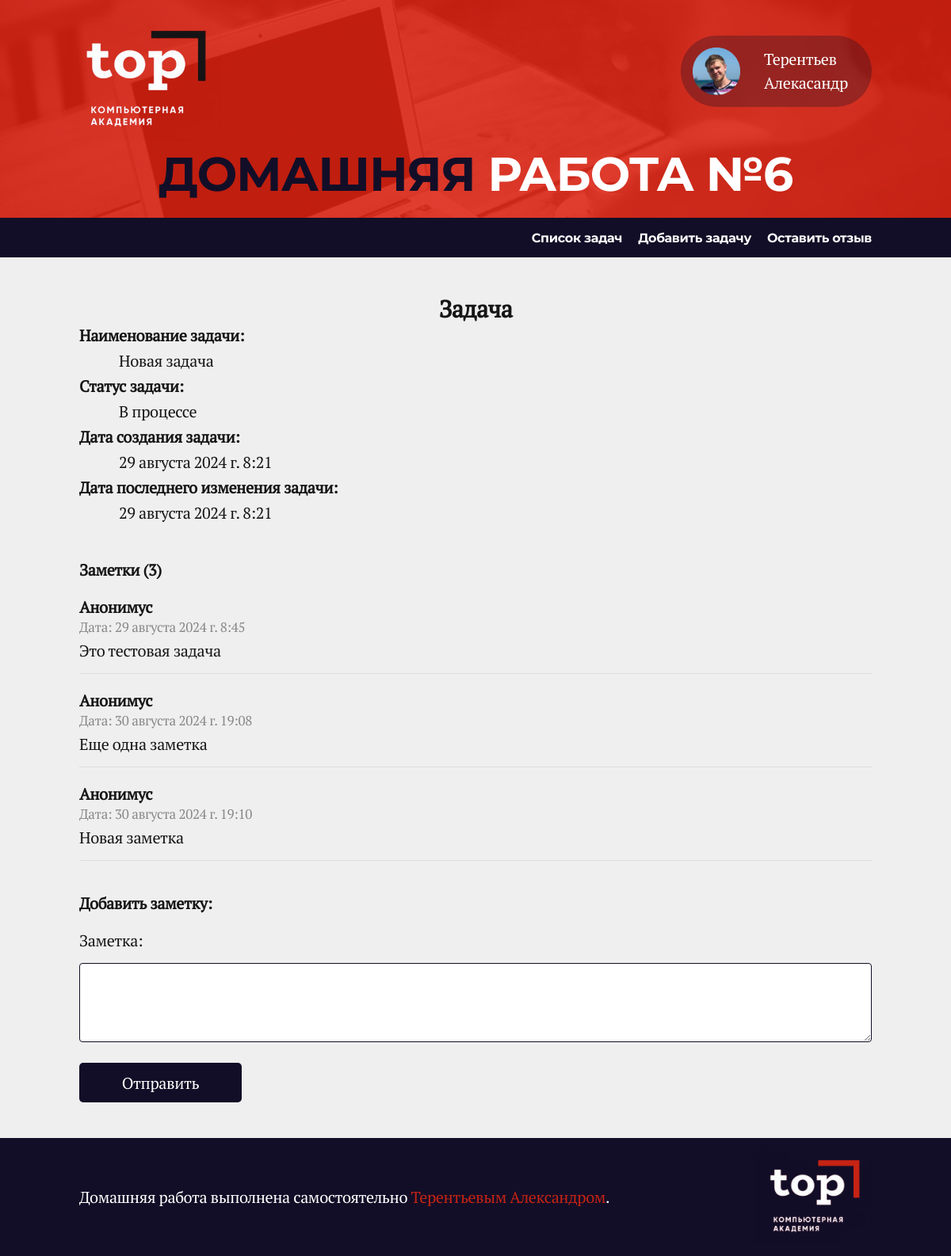
The page /task/6 on the database its author committed.
### core/models.py (models this page shows, shortened)
class Task(models.Model):
    status = models.ForeignKey(TaskStatus,
                               blank=True,
                               null=True,
                               on_delete=models.SET_NULL,
                               related_name='tasks_status',
                               verbose_name='Статус задачи')
    task = models.CharField(max_length=1024, verbose_name='Задача')
    created_at = models.DateTimeField(auto_now_add=True)
    updated_at = models.DateTimeField(auto_now=True)
    class Meta:
        verbose_name = 'Задача'
        verbose_name_plural = 'Задачи'

class TaskStatus(models.Model):
    status = models.CharField(max_length=128, verbose_name='Статус задачи')
    def __str__(self):
        return self.status
    class Meta:
        verbose_name = 'Статус задачи'
        verbose_name_plural = 'Статусы задач'

class TaskNote(models.Model):
    note = models.TextField(max_length=1024, verbose_name='Заметка')
    task = models.ForeignKey(Task,
                             blank=True,
                             null=True,
                             on_delete=models.CASCADE,
                             related_name='task_note',
                             verbose_name='Задача')
    created_at = models.DateTimeField(auto_now_add=True)
    class Meta:
        verbose_name = 'Заметка'
        verbose_name_plural = 'Заметки'

### core/views.py (the view)
# urls.py: path('task/<int:task_id>', task_detail, name='task_detail'),
def task_detail(request, task_id):
    task = Task.objects.get(id=task_id)
    notes = task.task_note.all()
    add_note_form = AddNoteForm()
    if request.method == 'POST':
        add_note_form = AddNoteForm(request.POST)
        if add_note_form.is_valid():
            note = add_note_form.cleaned_data['note']
            TaskNote.objects.create(note=note, task=task)
            return redirect(task_detail, task_id)
    return render(request, 'task_detail.html',
                  {'task': task,
                   'notes': notes,
                   'add_note_form': add_note_form})

### core/forms.py
class AddNoteForm(forms.Form):
    note = forms.CharField(max_length=1024, label='Заметка',
                           widget=forms.Textarea(attrs={'rows': 3, 'class': 'input_data'}))

### templates/task_detail.html (shortened to what this page needs)
{% extends 'index.html' %}
{% block content %}
<div class="main_container">
    <div class="main_container__inner">
        <h2>Задача</h2>
        <div class="main_container_item">
            <div class="task_list">
                <h4>Наименование задачи:</h4>
                <p class="task_text">{{task.task}}</p>
                <h4>Статус задачи:</h4>
                <p class="task_text">{{task.status}}</p>
                <h4>Дата создания задачи:</h4>
                <p class="task_text">{{task.created_at}}</p>
                <h4>Дата последнего изменения задачи:</h4>
                <p class="task_text">{{task.updated_at}}</p>
            </div>
        </div>
        <div class="notes-section">
            <h4>Заметки ({{ notes|length }})</h4>
            {% for note in notes %}
                <div class="note">
                    <p class="note-author">Анонимус</p>
                    <p class="note-date">Дата: {{ note.created_at }}</p>
                    <p class="note-text">{{ note.note }}</p>
                </div>
            {% endfor %}
        </div>
        <div class="note-form">
            <h4>Добавить заметку:</h4>
            <form action="{% url 'task_detail' task.id %}" method="post">
                <label for="{{ note_add_form.note.id_for_label }}">{{ add_note_form.note.label }}:</label>
                {{ add_note_form.note }}
                <button type="submit" class="task_btn">Отправить</button>
            </form>
        </div>
    </div>
</div>
{% endblock content %}

### static/css/index.css (style rules this page uses)
:root { --bg_transparent: #00000000; --content_width: 1000px; --light_text: white; --dark_text: #161616; --dark_blue: #130e27; --font_header_title: "Montserrat Bold"; --font_text: "PTSerif Regular"; --red: #c62314; --bg_main_color: #efefef; }
* { margin: 0; padding: 0; box-sizing: border-box; font-family: var(--font_text); color: var(--dark_text); letter-spacing: -0.02em; }
html, body { height: 100% }
body { display: flex; flex-direction: column; width: 1200px; margin: 0 auto; }
.main_container { padding-top: 45px; padding-bottom: 45px; }
.main_container h2 { text-align: center; }
.main_container__inner { width: var(--content_width); margin: 0 auto; gap: 10px; font-size: 20px; }
.main_container_item { display: flex; flex-direction: row; justify-content: space-between; }
.task_text { margin: 5px 50px; }
.task_btn { display: flex; justify-content: center; align-items: center; min-width: 205px; min-height: 50px; background-color: var(--dark_blue); color: var(--light_text); border: none; border-radius: 5px; font-size: 20px; text-decoration: none; }
.input_data { font-family: var(--font_text); font-size: 20px; resize: vertical; width: 100%; padding: 5px; border-radius: 5px; border: 1px solid var(--dark_blue); margin-top: 10px; }
.notes-section { margin-top: 40px; }
.notes-section h4 { margin-bottom: 20px; }
.note { margin-bottom: 20px; padding-bottom: 15px; border-bottom: 1px solid #ddd; }
.note-author { font-weight: bold; color: var(--dark_text); }
.note-date { font-size: 0.85em; color: #888; margin-bottom: 5px; }
.note-text { margin: 0; }
.note-form { margin-top: 40px; }
.note-form h4 { margin-bottom: 20px; }
.note-form label { display: block; margin-bottom: 5px; }
.note-form input, .note-form textarea { font-family: var(--font_text); font-size: 20px; width: 100%; padding: 10px; margin-bottom: 20px; border: 1px solid var(--dark_blue); border-radius: 4px; }
.note-form textarea { height: 100px; resize: vertical; }

### rows shown on the page
Task: task "Новая задача", status "В процессе", created_at "29 августа 2024 г. 8:21", updated_at "29 августа 2024 г. 8:21"
TaskNote: created_at "29 августа 2024 г. 8:45", note "Это тестовая задача"
TaskNote: created_at "30 августа 2024 г. 19:08", note "Еще одна заметка"
TaskNote: created_at "30 августа 2024 г. 19:10", note "Новая заметка"

### other values the page prints
{{ notes|length }} "3"
{{ add_note_form.note.label }} "Заметка"
